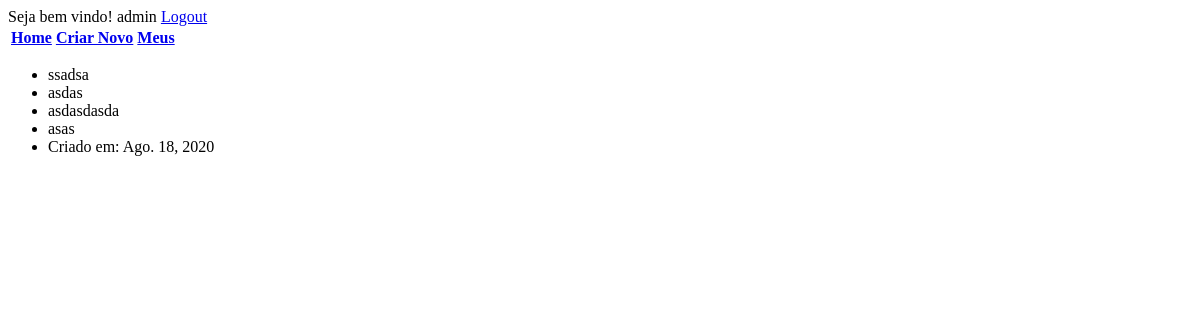
The app's page /single/7/ (signed in), older data.
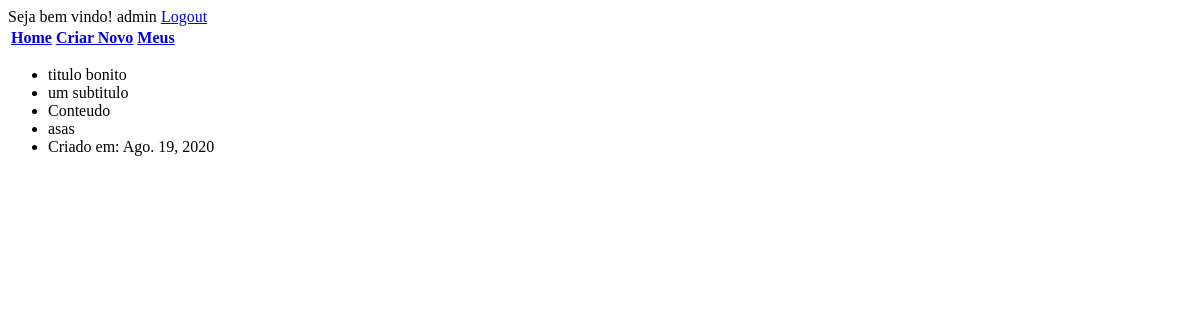
The same page, newer data.
### browser/models.py (models this page shows, shortened)
class Persos(models.Model):
    title = models.CharField(max_length=100)
    sub_title = models.CharField(max_length=255, null=True, blank=True)
    content = models.TextField()
    created = models.DateField(auto_now=True)
    user = models.ForeignKey(User, related_name='persos', on_delete=models.CASCADE)
    categories = models.ManyToManyField(CategoryContent)
    class Meta:
        ordering = ['created']

### browser/views.py (the view)
# urls.py: path('single/<int:pk>/', views.SingleContent.as_view(), name='single_detail'),
class SingleContent(DetailView):
    model = Persos

### templates/browser/persos_detail.html (shortened to what this page needs)
{% extends 'layout.html' %}
{% block content %}
    <ul>
        <li>{{ object.title }}</li>
        {% if object.sub_title %}
            <li>{{ object.sub_title }}</li>
        {% endif %}
        <li>{{ object.content }}</li>
        <li>{% for cat in object.categories.all %}{{ cat.name }} {% endfor %}</li>
        <li>Criado em: {{ object.created }}</li>
    </ul>
{% endblock %}

Row changes from the older to the newer data that the page shows:
changed Persos: title "ssadsa" → "titulo bonito"; sub_title "asdas" → "um subtitulo"; content "asdasdasda" → "Conteudo"; created "Ago. 18, 2020" → "Ago. 19, 2020"
